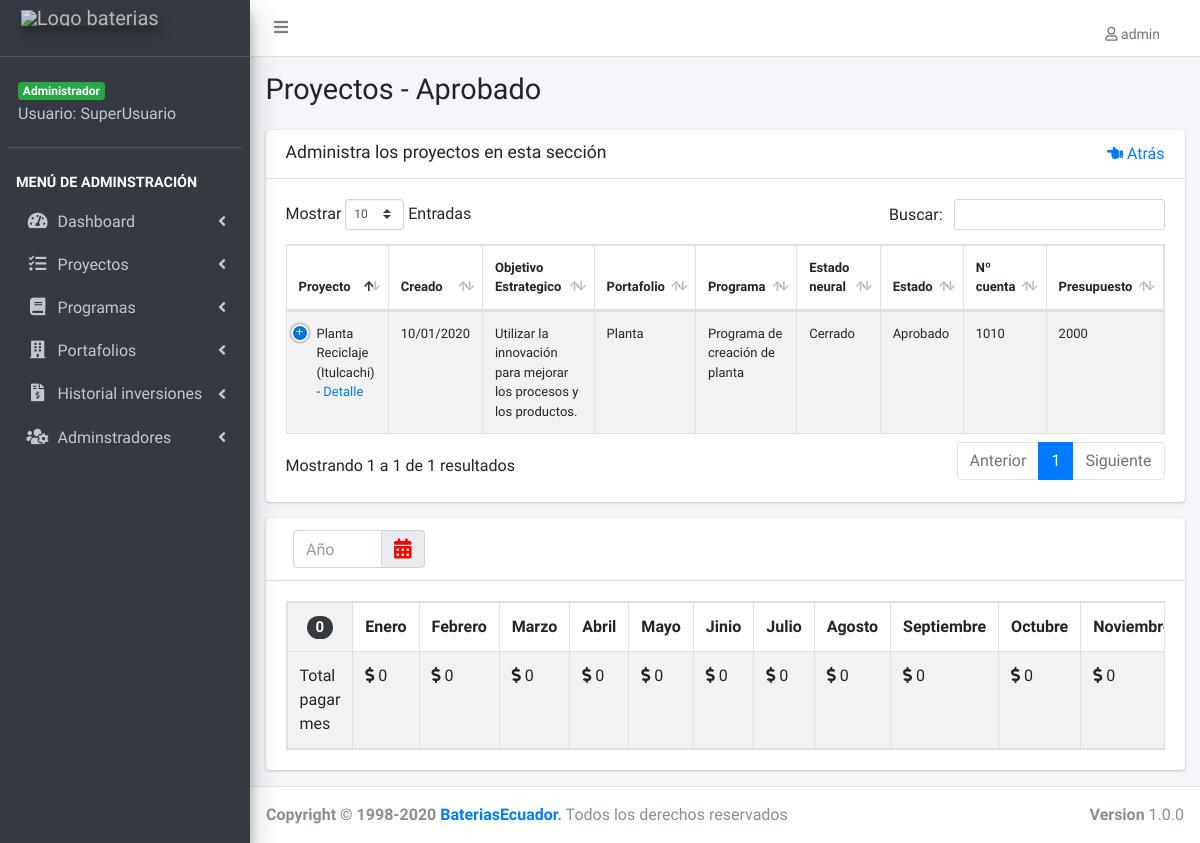
Before: /lista-proyecto-estado.php?id=2 (signed in) with the older database file.
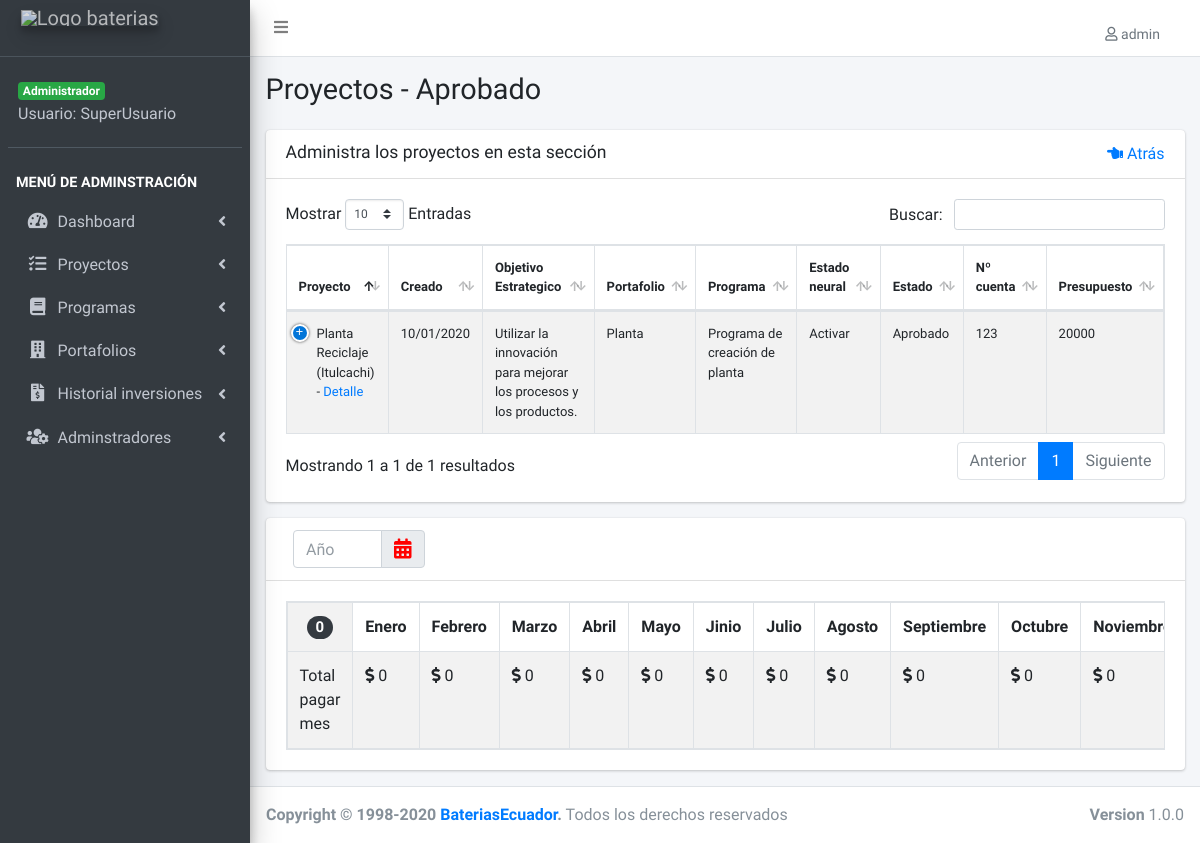
After: the same page with the newer database file.
### tables this page shows
CREATE TABLE IF NOT EXISTS `proyectos` (
  `proyecto_id` int(11) NOT NULL AUTO_INCREMENT,
  `inicio` date NOT NULL,
  `detalle` varchar(255) NOT NULL,
  `objetivo_estrategico` varchar(100) NOT NULL,
  `presupuesto_inicial` double NOT NULL,
  `estado_neural` varchar(50) NOT NULL,
  `url_video` varchar(255) DEFAULT NULL,
  `url_documento` varchar(255) DEFAULT NULL,
  `cuenta` varchar(255) DEFAULT '0',
  `portafolio_id` int(11) NOT NULL DEFAULT '0',
  `programa_id` int(11) NOT NULL,
  `estado_id` int(11) NOT NULL,
  `editado` datetime DEFAULT NULL,
  PRIMARY KEY (`proyecto_id`),
  UNIQUE KEY `detalle` (`detalle`),
  KEY `FK_proyectos_portafolios` (`portafolio_id`),
  KEY `FK_proyectos_programas` (`programa_id`),
  KEY `FK_proyectos_estados` (`estado_id`),
  CONSTRAINT `FK_proyectos_estados` FOREIGN KEY (`estado_id`) REFERENCES `estados` (`estado_id`),
  CONSTRAINT `FK_proyectos_portafolios` FOREIGN KEY (`portafolio_id`) REFERENCES `portafolios` (`portafolio_id`),
  CONSTRAINT `FK_proyectos_programas` FOREIGN KEY (`programa_id`) REFERENCES `programas` (`programa_id`)
);

CREATE TABLE IF NOT EXISTS `portafolios` (
  `portafolio_id` int(11) NOT NULL AUTO_INCREMENT,
  `area` varchar(50) NOT NULL DEFAULT '',
  `editado` datetime DEFAULT NULL,
  PRIMARY KEY (`portafolio_id`),
  UNIQUE KEY `area` (`area`)
);

CREATE TABLE IF NOT EXISTS `programas` (
  `programa_id` int(11) NOT NULL AUTO_INCREMENT,
  `descripcion` varchar(50) NOT NULL DEFAULT '0',
  `editado` datetime DEFAULT NULL,
  PRIMARY KEY (`programa_id`),
  UNIQUE KEY `descripcion` (`descripcion`)
);

CREATE TABLE IF NOT EXISTS `estados` (
  `estado_id` int(11) NOT NULL AUTO_INCREMENT,
  `estado` varchar(50) NOT NULL DEFAULT '',
  PRIMARY KEY (`estado_id`)
);

### funciones/sesiones.php (called while the page is built, shortened)
<?php
function getTotalByEstadoId($id){
  $sql = " SELECT proyectos.proyecto_id,cuenta, inicio, detalle, objetivo_estrategico, presupuesto_inicial, estado_neural, estado, area, descripcion, SUM(presupuesto) AS total ";
  $sql .= " FROM proyectos ";
  $sql .= " JOIN estados ON estados.estado_id = proyectos.estado_id ";
  $sql .= " JOIN programas ON programas.programa_id=proyectos.programa_id  ";
  $sql .= " JOIN portafolios ON portafolios.portafolio_id= proyectos.portafolio_id ";
  $sql .= " JOIN cuentas ON cuentas.proyecto_id= proyectos.proyecto_id ";
  $sql .= " JOIN registros ON registros.registros_id = cuentas.registros_id ";
  $sql .= " WHERE estados.estado_id = $id ";
  $sql .= " GROUP BY proyectos.proyecto_id ";
  return $sql;
}

### lista-proyecto-estado.php (the view, shortened to what the changed rows need)
<?php
include_once('funciones/sesiones.php');
include_once('funciones/funciones.php');
include_once('templates/header.php');
$id = $_GET['id'];
include_once('templates/barra.php');
?>
<?php
    $phptemp=( int)$_COOKIE[ "query"];
    ?>
<div class="content-wrapper">
  <section class="content-header">
    <div class="container-fluid">
      <div class="row mb-2">
        <div class="col-sm-6">
          <?php $sql = " SELECT estado FROM estados WHERE estado_id= $id ";
          $resultado = $conn->query($sql);
          $estado = $resultado->fetch_assoc(); ?>
          <h1>Proyectos - <?php echo $estado['estado']; ?></h1>
        </div>
      </div>
    </div>
  </section>
  <section class="content">
    <div class="container-fluid">
      <div class="row">
        <div class="col-12">
          <div class="card">
            <div class="card-body">
              <table id="registros" class="table table-bordered table-striped">
                <thead>
                  <tr>
                    <th>Proyecto</th>
                    <th>Creado</th>
                    <th>Objetivo Estrategico</th>
                    <th>Portafolio</th>
                    <th>Programa</th>
                    <th>Estado neural</th>
                    <th>Estado</th>
                    <th>Nº cuenta</th>
                    <th>Presupuesto</th>
                  </tr>
                </thead>
                <tbody>
                  <?php
                  try {
                    $resultado = $conn->query(getTotalByEstadoId($id));
                  } catch (Exception $e) {
                    $error = $e->getMessage();
                    echo $error;
                  } ?>
                  <?php while ($proyecto = $resultado->fetch_assoc()) { ?>
                    <tr>
                    <td>
                    <?php echo $proyecto['detalle']; ?> -
                    <a class="float-rigth" href="detalle-proyecto.php?id=<?php echo $proyecto['proyecto_id']; ?>"> Detalle </a>
                    </td>
                      <td><?php
                          $dt = new DateTime($proyecto['inicio']);
                          echo $dt->format('d/m/Y'); ?></td>
                      <td><?php echo $proyecto['objetivo_estrategico']; ?></td>
                      <td><?php echo $proyecto['area']; ?></td>
                      <td><?php echo $proyecto['descripcion']; ?></td>
                      <td><?php echo $proyecto['estado_neural']; ?></td>
                      <td><?php echo $proyecto['estado']; ?></td>
                      <td><?php if ($proyecto['cuenta'] !== null){
                         echo $proyecto['cuenta'];
                      }else{
                        echo "Asignar cuenta";
                      }?></td>
                      <td><?php echo $proyecto['presupuesto_inicial']; ?></td>
                    </tr>
                  <?php } ?>
                </tbody>
              </table>
            </div>
          </div>
        </div>
      </div>
    </div>
  </section>
  <section class="content">
    <div class="container-fluid">
      <div class="row">
        <div class="col-12">
          <div class="card">
            <div class="card-body">
              <table id="registros1" class="table-responsive table table-bordered table-striped">
                <tr>
                  <th rowspan="2" style="text-align: center;">
                  <span class="badge badge-pill badge-dark" style="font-size: 15px;"><?php echo $phptemp ?></span>
                  </th>
                </tr>
                <tr id="Cabecera_2">
                  <th>Enero</th>
                  <th>Febrero</th>
                  <th>Marzo</th>
                  <th>Abril</th>
                  <th>Mayo</th>
                  <th>Jinio</th>
                  <th>Julio</th>
                  <th>Agosto</th>
                  <th>Septiembre</th>
                  <th>Octubre</th>
                  <th>Noviembre</th>
                </tr>
              </table>
            </div>
          </div>
        </div>
      </div>
    </div>
  </section>
</div>
<?php
include_once('templates/footer.php');
?>

Changed rows visible on the page:
changed proyectos "Planta Reciclaje (Itulcachi)": estado_neural "Cerrado" → "Activar"; cuenta "1010" → "123"; presupuesto_inicial "2000" → "20000"
